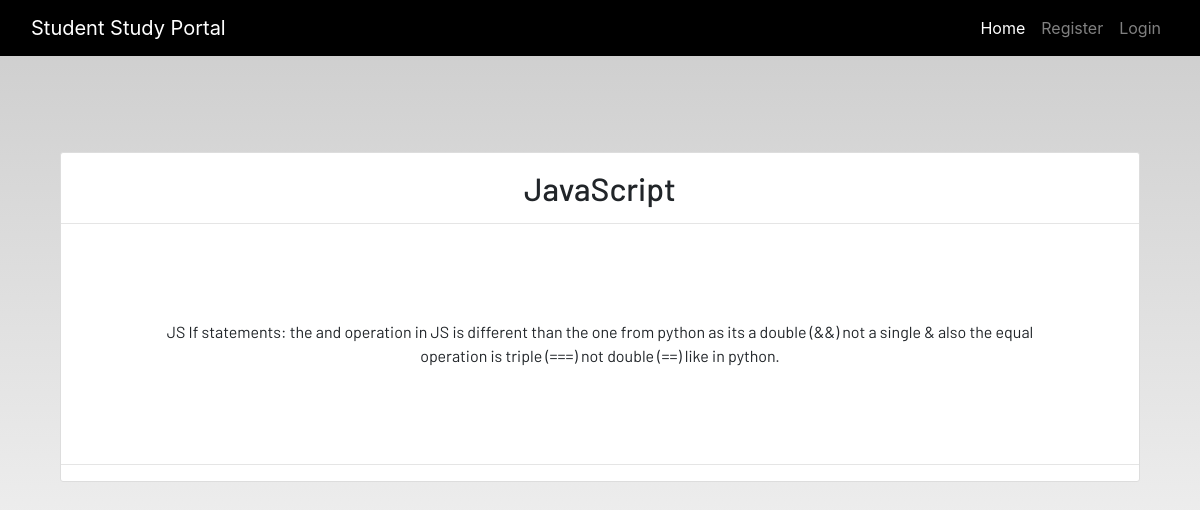
Screenshot of /notes_detail/1 with the database file from the repository.
### dashboard/models.py (models this page shows, shortened)
class Notes(models.Model):
    user = models.ForeignKey(User, on_delete=models.CASCADE)
    title = models.CharField(max_length=200)
    description = models.TextField()
    class Meta:
        verbose_name = 'Notes'
        verbose_name_plural = 'Notes'

### dashboard/views.py (the view)
# urls.py: path('notes_detail/<int:pk>', views.NotesDetailView.as_view(), name='notes-detail'),
class NotesDetailView(generic.DetailView):
    model = Notes

### dashboard/templates/dashboard/notes_detail.html
{% extends 'dashboard/base.html' %} {% load static %} {% block content %}
<section class="text-center container">
  <div class="container">
    <div class="content-section p-0 mt-5">
      <div class="m-3">
        <h2>{{notes.title}}</h2>
      </div>
      <hr class="p-0 m-0" />
      <p class="description m-5 p-5">{{notes.description}}</p>
      <hr />
    </div>
  </div>
</section>
{% endblock content %}

### static/css/main.css (style rules this page uses)
html { scroll-behavior: smooth; height: 100%; width: 100%; }
html, body { max-width: 100%; overflow-x: hidden; height: 100%; width: 100%; }
body { background: linear-gradient(rgba(0, 0, 0, 0.2), rgba(255, 255, 255, 0.5)); overflow-x: hidden; background-repeat: no-repeat; }
.content-section { background: #ffffff; padding: 10px 20px; border: 1px solid #dddddd; border-radius: 3px; margin-bottom: 20px; }

### rows the page displays
Notes: title "JavaScript", description "JS If statements: the and operation in JS is different than the one from python as its a double (&&) not a single & also the equal operation is triple (===) not double (==) like in python."
